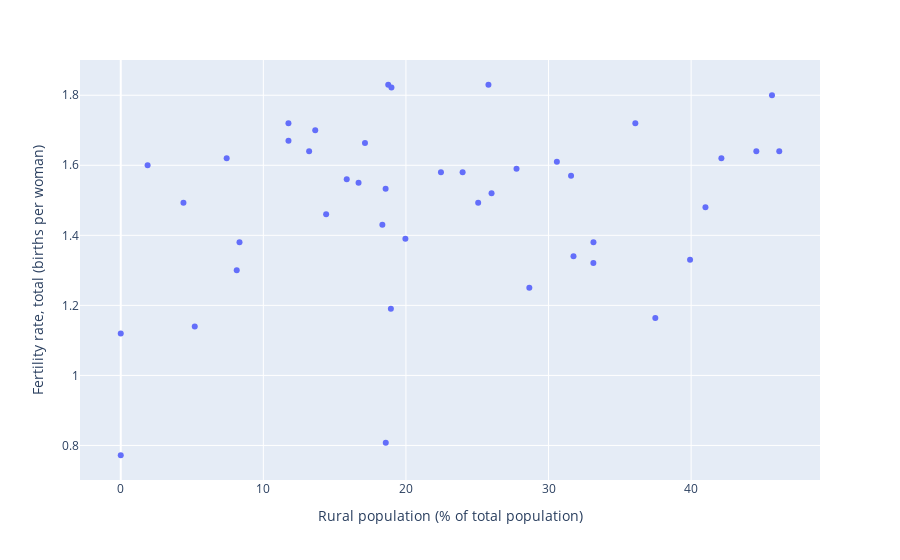

Source (notebook cell):
### Code cell
variable = 'Rural population (% of total population)'
px.scatter(low_std_filtered, y = 'Fertility rate, total (births per woman)', x = variable, hover_data=['Country Name'])

### Figure 1 — Plotly figure (JSON) as saved in the notebook; plotly's stock layout.template omitted (floating-point values rounded to 4 significant figures)
{"data": [{"customdata": [["Australia"], ["Austria"], ["Belgium"], ["Bulgaria"], ["Canada"], ["China"], ["Costa Rica"], ["Croatia"], ["Cyprus"], ["Czechia"], ["Denmark"], ["Estonia"], ["Finland"], ["France"], ["Germany"], ["Greece"], ["Hong Kong SAR, China"], ["Hungary"], ["Ireland"], ["Italy"], ["Japan"], ["Korea, Rep."], ["Latvia"], ["Lithuania"], ["Luxembourg"], ["Malta"], ["Mexico"], ["Netherlands"], ["New Zealand"], ["Norway"], ["Poland"], ["Portugal"], ["Romania"], ["Russian Federation"], ["Singapore"], ["Slovak Republic"], ["Slovenia"], ["Spain"], ["Sweden"], ["Switzerland"], ["United Kingdom"], ["United States"], ["Uruguay"]], "hovertemplate": "Rural population (% of total population)=%{x}<br>Fertility rate, total (births per woman)=%{y}<br>Country Name=%{customdata[0]}<extra></extra>", "legendgroup": "", "marker": {"color": "#636efa", "symbol": "circle"}, "mode": "markers", "name": "", "orientation": "v", "showlegend": false, "type": "scatter", "x": [13.64, 41.01, 1.883, 23.98, 18.35, 37.49, 18.57, 42.12, 33.14, 25.79, 11.76, 30.59, 14.4, 18.76, 22.46, 19.96, 0, 27.75, 36.09, 28.65, 8.133, 18.59, 31.58, 31.75, 8.328, 5.19, 18.98, 7.428, 13.21, 16.68, 39.92, 33.15, 45.67, 25.07, 0, 46.18, 44.57, 18.94, 11.76, 26.0, 15.85, 17.13, 4.397], "xaxis": "x", "y": [1.7, 1.48, 1.6, 1.58, 1.43, 1.164, 1.533, 1.62, 1.321, 1.83, 1.72, 1.61, 1.46, 1.83, 1.58, 1.39, 0.772, 1.59, 1.72, 1.25, 1.3, 0.808, 1.57, 1.34, 1.38, 1.14, 1.822, 1.62, 1.64, 1.55, 1.33, 1.38, 1.8, 1.493, 1.12, 1.64, 1.64, 1.19, 1.67, 1.52, 1.56, 1.664, 1.493], "yaxis": "y"}], "layout": {"legend": {"tracegroupgap": 0}, "margin": {"t": 60}, "xaxis": {"anchor": "y", "domain": [0, 1], "title": {"text": "Rural population (% of total population)"}}, "yaxis": {"anchor": "x", "domain": [0, 1], "title": {"text": "Fertility rate, total (births per woman)"}}}}
